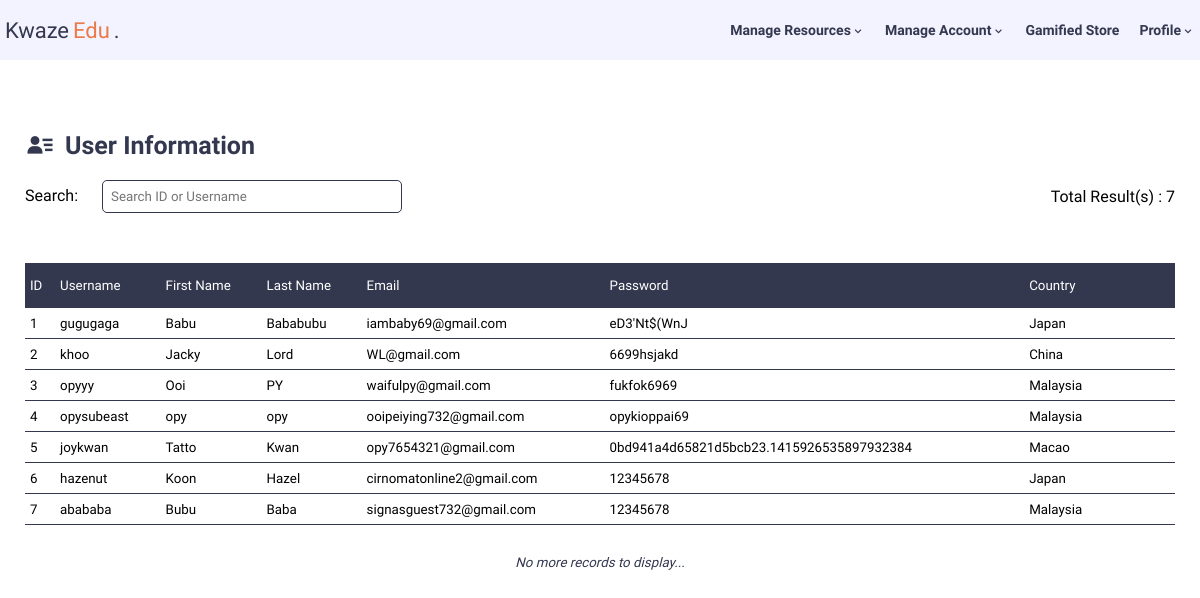
/php/a_cus_view.php (signed in), run on the app's committed database.
### tables this page shows
CREATE TABLE `user` (
  `user_id` int(100) NOT NULL,
  `first_name` varchar(50) NOT NULL,
  `last_name` varchar(50) NOT NULL,
  `username` varchar(50) NOT NULL,
  `email` varchar(50) NOT NULL,
  `password` varchar(100) NOT NULL,
  `country` varchar(50) NOT NULL,
  `user_pfp` int(50) NOT NULL,
  `user_role` varchar(10) NOT NULL,
  `otp` varchar(50) NOT NULL,
  `otp_time` timestamp(6) NOT NULL DEFAULT current_timestamp(6) ON UPDATE current_timestamp(6),
  `user_coins` int(100) NOT NULL
);

### php/a_cus_view.php (the view, shortened to what this page needs)
<?php
if (isset($_SESSION["user_id"]) && ($_SESSION["role"] == "admin" || $_SESSION["role"] == "manager")) {
    ?>
<!DOCTYPE html>
<html lang="en">
<head>
    <link href="https://unpkg.com/boxicons@2.1.4/css/boxicons.min.css" rel="stylesheet" />
    <link rel="stylesheet" href="../css/a_view.css" />
</head>
<body>
    <?php include 'nav_Admin.php'; ?>
    <div class="uni-wrapper">
        <div class="container flex-col">
            <div class="content-container">
                <div class="title-row">
                    <span><i class='bx bxs-user-detail'></i>User Information</span>
                </div>
                <div class="search">
                    <div class="search-bar">
                        <span class="search-bar-text">Search:</span>
                        <input type="text" id="searchInput" placeholder="Search ID or Username" />
                    </div>
                    <?php
                        include "db_conn.php";
                        $user_query = "SELECT COUNT(*) FROM `user`";
                        $user_total = mysqli_query($connection, $user_query);
                        $user_row = mysqli_fetch_array($user_total);
                        $total_users = $user_row[0];
                        ?>
                    <div class="search-result">
                        <span id="resultCount">Total Result(s) : <?php echo $total_users; ?></span>
                    </div>
                </div>
                <div class="table-data">
                    <table>
                        <thead>
                            <tr>
                                <th>ID</th>
                                <th>Username</th>
                                <th>First Name</th>
                                <th>Last Name</th>
                                <th>Email</th>
                                <th>Password</th>
                                <th>Country</th>
                                <th></th>
                            </tr>
                        </thead>
                        <tbody id="userTableBody">
                            <?php
                                include "db_conn.php";
                                $query = "SELECT * FROM `user`";
                                $results = mysqli_query($connection, $query);
                                if (mysqli_num_rows($results) > 0){
                                    while ($row = mysqli_fetch_assoc($results)) {
                                        ?>
                            <tr>
                                <td><?php echo $row['user_id'] ?></td>
                                <td><?php echo $row['username'] ?></td>
                                <td><?php echo $row['first_name'] ?></td>
                                <td><?php echo $row['last_name'] ?></td>
                                <td><?php echo $row['email'] ?></td>
                                <td><?php echo $row['password'] ?></td>
                                <td><?php echo $row['country'] ?></td>
                                <td>
                                    <a target="_blank">
                                    </a>
                                </td>
                            </tr>
                            <?php
                                    }
                                }
                                ?>
                        </tbody>
                    </table>
                    <div class="end-data">
                        <span>No more records to display...</span>
                    </div>
                </div>
            </div>
        </div>
    </div>
</body>
</html>
<?php
} else if (isset($_SESSION["user_id"]) && ($_SESSION["role"] == "user")){
    header ('Location: ../php/c_Dashboard.php');
    exit();
} else {
    header ('Location: ../php/login.php');
    exit();
}
?>

### css/a_view.css (style rules this page uses)
* { margin: 0; padding: 0; box-sizing: border-box; font-family: "Chivo", sans-serif; }
.container { width: 1190px; margin: 0 auto; }
.flex-col { display: flex; flex-direction: column; }
.content-container { padding: 20px; }
.title-row { margin-top: 50px; display: flex; justify-content: space-between; }
.title-row span { font-size: 25px; color: #33384f; font-weight: bold; display: flex; align-items: center; }
.title-row span i { margin-right: 10px; font-size: 30px; color: #33384f; }
.search { display: flex; justify-content: space-between; align-items: center; margin-top: 20px; }
.search input { width: 300px; padding: 8px; border: 1px solid #33384f; border-radius: 5px; margin-right: 25px; }
.search-bar-text { margin-right: 20px; }
.table-data { margin-top: 50px; }
.table-data table { width: 100%; border-collapse: collapse; font-size: smaller; }
.table-data table thead { background-color: #33384f; color: white; position: sticky; top: 60px; }
.table-data table thead th { padding: 15px 5px; font-weight: 500; text-align: left; }
.table-data table thead th:last-child, .table-data table tbody td:last-child { text-align: center; }
.table-data table tbody tr { border-bottom: 1px solid #33384f; transition: all 0.2s; }
.table-data table tbody tr td { padding: 5px; }
.table-data table tbody tr a { text-decoration: none; color: transparent; }
.end-data { display: flex; justify-content: center; margin-top: 30px; margin-bottom: 30px; }
.end-data span { font-size: smaller; color: #33384f; font-style: italic; }

### php/nav_Admin.php (style rules this page uses)
* { margin: 0; padding: 0; box-sizing: border-box; font-family: "Chivo", sans-serif; }
html { scroll-behavior: smooth; }
.container { width: 1190px; margin: 0 auto; }

### data on the page
user: user_id "1", username "gugugaga", first_name "Babu", last_name "Bababubu", email "iambaby69@gmail.com", password "eD3'Nt$(WnJ", country "Japan"
user: user_id "2", username "khoo", first_name "Jacky", last_name "Lord", email "WL@gmail.com", password "6699hsjakd", country "China"
user: user_id "3", username "opyyy", first_name "Ooi", last_name "PY", email "waifulpy@gmail.com", password "fukfok6969", country "Malaysia"
user: user_id "4", username "opysubeast", first_name "opy", last_name "opy", email "ooipeiying732@gmail.com", password "opykioppai69", country "Malaysia"
user: user_id "5", username "joykwan", first_name "Tatto", last_name "Kwan", email "opy7654321@gmail.com", password "0bd941a4d65821d5bcb23.1415926535897932384", country "Macao"
user: user_id "6", username "hazenut", first_name "Koon", last_name "Hazel", email "cirnomatonline2@gmail.com", password "12345678", country "Japan"
user: user_id "7", username "abababa", first_name "Bubu", last_name "Baba", email "signasguest732@gmail.com", password "12345678", country "Malaysia"

### other printed values
$total_users "7"
